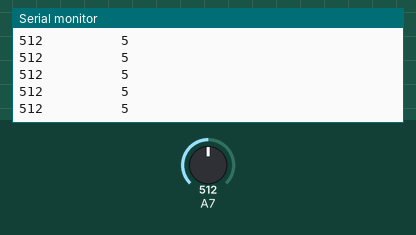
The sketch below on a simulated Arduino Uno, built with avr-gcc and run on an emulated ATmega328P. Shown: the last lines printed to the serial monitor. The inputs (shaded band) are chosen by the test bench; at power-on: A7 = 512.

Above: at 1.2 s.
1.3 s: A7 set to 11
At 2.1 s:
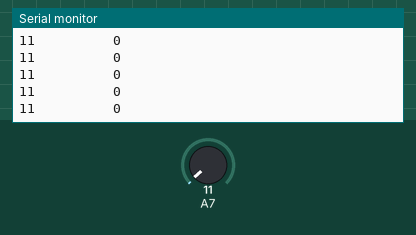
2.8 s: A7 set to 8
At 3.5 s:
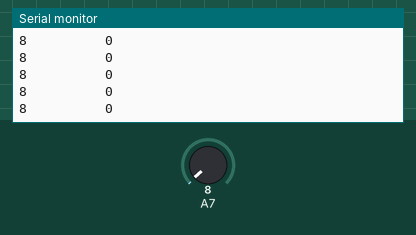
Timing chart, 0 to 5.0 s (numbered marks = the images above; inputs shaded):
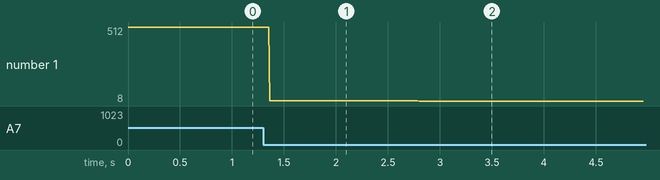

The sketch:

primary_oi_lights.ino
```cpp
#include <FastLED.h>
#include <Blinky.h>
#include <Math.h>

int percent = 0;

CRGB leds[13]; //13 blinkys for all once got to actual strip

ColorWheel ColorWheelA(39);
ColorWheel ColorWheelB(260);
ColorWheel ColorWheelC(7);
ColorWheel ColorWheelD(260);
ColorWheel ColorWheelE(260);

void fill_color(CRGB color){
	for (int i = 0; i < 12; i++){
		leds[i] = color;
	}
}

void bright(int k){
	for (int i = 0; i < 13; i++){
		leds[i] %= k;
	}
}

void step_right(){
	for (int i = 13; i > 0; i--){
		leds[i] = leds[i - 1];
	}
}

void super(int percent, CRGB color){
	for (int i = 13; i > 0; i--){
		leds[i] = leds[i - 1];
	}
	leds[0] = color;
	leds[0] %= percent;
}

void setup() {
	// put your setup code here, to run once:
	FastLED.addLeds <WS2812, 11, GRB>(leds, 13);
	FastLED.addLeds <WS2812, 12, GRB>(leds, 13);
	FastLED.addLeds <WS2812, 13, GRB>(leds, 13);
	Serial.begin(9600);
	int val = 0;
}

void loop() {
	// put your main code here, to run repeatedly:
	int pot = analogRead(7);
	int bright = (pot / 102.4);
	Serial.print(pot);
	Serial.print("					");
	Serial.println(bright);
	float val = (exp(sin(millis() / 2000.0 * PI)) - 0.36787944) * 108.0;

	int reloj = 0;
	switch(bright){
		case 0:
			super(200, ColorWheelB.next());
			FastLED.show();
			delay(20);
			break;
		case 1:
			super(200, ColorWheelA.next());
			FastLED.show();
			delay(500);
			break;
		case 2:
			super(val, ColorWheelB.next());
			FastLED.show();
			delay(20);
			break;
		case 3:
			super(255, ColorWheelA.next());
			FastLED.show();
			delay(20);
			break;
		case 4:
			super(255, 0xff0000);
			FastLED.show();
			delay(10);
			break;
		case 5:
			super(255, 0xff3600);
			FastLED.show();
			delay(10);
			break;
		case 6:
			super(255, 0xffff00);
			FastLED.show();
			delay(10);
			break;
		case 7:
			for(int climb = 0; climb < 255; climb++){
				super(climb, ColorWheelB.next());
				FastLED.show();
				delay(5);
			}
			for(int climb = 255; climb > 0; climb--){
				super(climb, ColorWheelB.next());
				FastLED.show();
				delay(5);
			}
			break;
		case 8:
			break;
		case 9:
			super(0,0x000000);
			FastLED.show();
			delay(10);
			break;
	}
}
```

Measured:
- after the input at 1.3 s, the serial monitor: prints a new line after 0.06 s (image 1)
- after the input at 2.8 s, the serial monitor: prints a new line at once (image 2)
- plotted number 1: 512 → 11 after the input at 1.3 s, 11 → 8 after the input at 2.8 s
